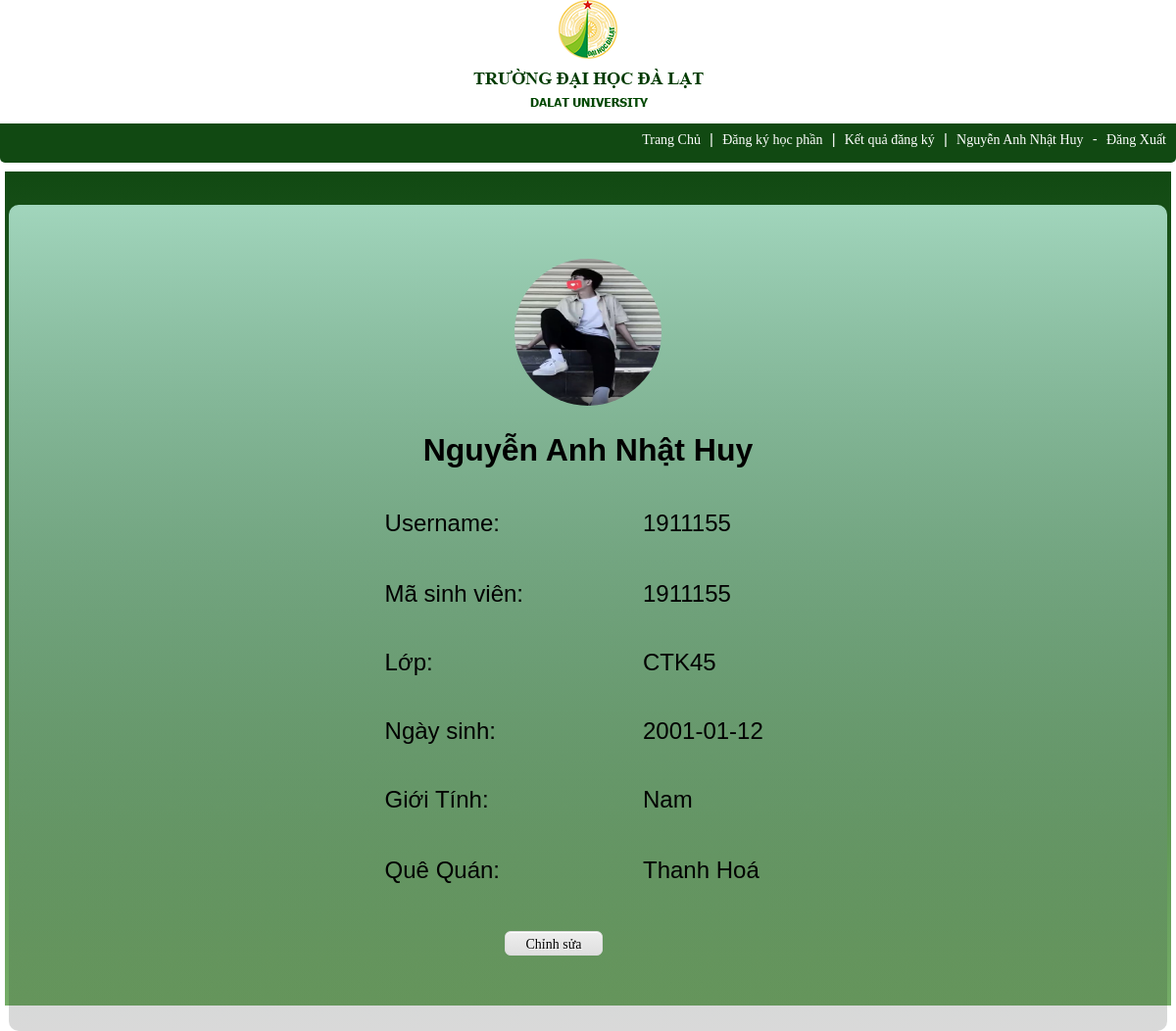
Page /view/profile.php (signed in) on the committed database.
### tables this page shows
CREATE TABLE `sinhvien` (
  `masinhvien` varchar(50) NOT NULL,
  `username` varchar(50) NOT NULL,
  `password` varchar(50) NOT NULL,
  `hoten` varchar(50) NOT NULL,
  `ngaysinh` date NOT NULL,
  `gioitinh` varchar(50) NOT NULL,
  `lop` varchar(50) NOT NULL,
  `quequan` varchar(50) DEFAULT NULL,
  `avatar` varchar(1000) NOT NULL
);

### view/profile.php (the view, shortened to what this page needs)
<!DOCTYPE html>
<html>
<head>
    <link rel="stylesheet" type="text/css" href="../css/util.css">
    <link rel="stylesheet" type="text/css" href="../css/main.css">
</head>
<body>
    <div>
        <div align="center">
            <a href="">
                <img src="../img/logo_DLU.png">
            </a>
        </div>
        <div id="menu">
            <a href="../trangchu.php">Trang Chủ</a>
            |
            <a href="../view/dangky.php">Đăng ký học phần</a>
            |
            <a href="../view/dsdangky.php">Kết quả đăng ký</a>
            |
            <a href="../view/profile.php">
            <?php
              include('../publish/connect.php');
              $username = $_SESSION['username'] ;
              $sql="SELECT * FROM sinhvien WHERE username='$username'";
              $kq=mysqli_query($conn,$sql);
              if (mysqli_num_rows($kq) > 0) {
                while ($row= mysqli_fetch_assoc($kq)) {
                  echo $row['hoten'];
                }
              }
            ?></a>
            -
            <a href="../login.php">Đăng Xuất</a>
            <div class="limiter">
                <div class="container-login101">
                    <div class="wrap-login101">
                        <form class="" action="login.php" method="POST">
                            <span class="">
                                <div align="center"> <span class="">
                                        <a href="">
                                          <?php
                                            include('../publish/connect.php');
                                            $username = $_SESSION['username'] ;
                                            $sql="SELECT * FROM sinhvien WHERE username='$username'";
                                            $kq=mysqli_query($conn,$sql);
                                            if (mysqli_num_rows($kq) > 0) {
                                              while ($row= mysqli_fetch_assoc($kq)) {
                                                echo "<img height='150px' width='150px' style='border-radius: 50%;'' src='".$row['avatar']."'>";
                                              }
                                            }
                                          ?>
                                        </a>
                                    </span></div>
                            </span>
                            <div align="center"
                                style="color: black; font-size: 32px; font-weight: bold; padding: 20px;font-family: arial">
                                <?php
                                  include('../publish/connect.php');
                                  $username = $_SESSION['username'] ;
                                  $sql="SELECT * FROM sinhvien WHERE username='$username'";
                                  $kq=mysqli_query($conn,$sql);
                                  if (mysqli_num_rows($kq) > 0) {
                                    while ($row= mysqli_fetch_assoc($kq)) {
                                      echo $row['hoten'];
                                    }
                                  }
                                ?></div>
                            <div align="center">
                                <table align="center">
                                    <tr>
                                        <td class="a1">Username: </td>
                                        <td class="a2">
                                        <?php
                                    include('../publish/connect.php');
                                    $username = $_SESSION['username'] ;
                                    $sql="SELECT * FROM sinhvien WHERE username='$username'";
                                    $kq=mysqli_query($conn,$sql);
                                    if (mysqli_num_rows($kq) > 0) {
                                      while ($row= mysqli_fetch_assoc($kq)) {
                                            echo $row['username'];
                                      }
                                    }
                                  ?></td>
                                    </tr>
                                    <tr>
                                    <tr>
                                        <td class="a1">
                                            <div>Mã sinh viên: </div>
                                        </td>
                                        <td class="a2">
                                        <?php
                                        include('../publish/connect.php');
                                        $username = $_SESSION['username'] ;
                                        $sql="SELECT * FROM sinhvien WHERE username='$username'";
                                        $kq=mysqli_query($conn,$sql);
                                        if (mysqli_num_rows($kq) > 0) {
                                          while ($row= mysqli_fetch_assoc($kq)) {
                                            echo $row['masinhvien'];
                                          }
                                        }
                                      ?></td>
                                    </tr>
                                    <tr>
                                        <td class="a1">Lớp: </td>
                                        <td class="a2">
                                        <?php
                                          include('../publish/connect.php');
                                          $username = $_SESSION['username'] ;
                                          $sql="SELECT * FROM sinhvien WHERE username='$username'";
                                          $kq=mysqli_query($conn,$sql);
                                          if (mysqli_num_rows($kq) > 0) {
                                            while ($row= mysqli_fetch_assoc($kq)) {
                                              echo $row['lop'];
                                            }
                                          }
                                      ?></td>
                                    </tr>
                                    <tr>
                                        <td class="a1">Ngày sinh: </td>
                                        <td class="a2">
                                        <?php
                                          include('../publish/connect.php');
                                          $username = $_SESSION['username'] ;
                                          $sql="SELECT * FROM sinhvien WHERE username='$username'";
                                          $kq=mysqli_query($conn,$sql);
                                          if (mysqli_num_rows($kq) > 0) {
                                            while ($row= mysqli_fetch_assoc($kq)) {
                                              echo $row['ngaysinh'];
                                            }
                                          }
                                      ?></td>
                                    <tr>
                                        <td class="a1">Giới Tính: </td>
                                        <td class="a2">
                                        <?php
                                          include('../publish/connect.php');
                                          $username = $_SESSION['username'] ;
                                          $sql="SELECT * FROM sinhvien WHERE username='$username'";
                                          $kq=mysqli_query($conn,$sql);
                                          if (mysqli_num_rows($kq) > 0) {
                                            while ($row= mysqli_fetch_assoc($kq)) {
                                              echo $row['gioitinh'];
                                            }
                                          }
                                      ?></td>
                                    </tr>
                                    <tr>
                                        <td class="a1">Quê Quán: </td>
                                        <td class="a2">
                                        <?php
                                          include('../publish/connect.php');
                                          $username = $_SESSION['username'] ;
                                          $sql="SELECT * FROM sinhvien WHERE username='$username'";
                                          $kq=mysqli_query($conn,$sql);
                                          if (mysqli_num_rows($kq) > 0) {
                                            while ($row= mysqli_fetch_assoc($kq)) {
                                              echo $row['quequan'];
                                                }
                                          }
                                      ?></td>
                                    </tr>
                                </table>
                            </div>
                        </form>
                        <div align="center">
                            <table align="center">
                                <tr>
                                    <td colspan="2" class="a2">
                                        <?php
                                          $username = $_SESSION['username'] ;
                                          include_once("../model/sinhvien_list.php");
                                          $sql="SELECT * FROM sinhvien WHERE username='$username'";
                                          $kq=mysqli_query($conn,$sql);
                                            if (mysqli_num_rows($kq) > 0) {
                                          while ($row=mysqli_fetch_array($kq)) {
                                              $masinhvien = $row['masinhvien'];
                                              echo "<button class ='button' type =''><a style='text-decoration:none; color: black;' href='../Controller/update_sinhvien.php?masinhvien=".$masinhvien."'>Chỉnh sửa</a></button>";
                                          }
                                        }
                                      ?>
                                    </td>
                                </tr>
                            </table>
                        </div>
                    </div>
                </div>
            </div>
</body>
</html>

### css/main.css (style rules this page uses)
* { margin: 0px; padding: 0px; box-sizing: border-box; }
body, html { height: 100%; font-family: Poppins-Regular, sans-serif; }
a { font-family: Poppins-Regular; font-size: 14px; line-height: 1.7; color: #666666; margin: 0px; transition: all 0.4s; -webkit-transition: all 0.4s; -o-transition: all 0.4s; -moz-transition: all 0.4s; }
button { outline: none !important; border: none; background: transparent; }
.limiter { width: 100%; margin: 0 auto; }

### view/profile.php (style rules this page uses)
.container-login101 { width: 100%; min-height: 100vh; display: -webkit-box; display: -webkit-flex; display: -moz-box; display: -ms-flexbox; display: flex; flex-wrap: wrap; justify-content: center; align-items: center; padding: 4px; background-repeat: no-repeat; background-position: center; background-size: cover; position: relative; top: 20px; }
.container-login101::before { content: ""; display: block; position: absolute; width: 100%; height: 100%; top: 0; left: 0; background: -webkit-linear-gradient(top, #114912, rgba(63, 141, 45, 0.72)); }
.wrap-login101 { width: 100%; border-radius: 10px; overflow: hidden; padding: 55px 55px 55px 55px; background: #9152f8; background: -webkit-linear-gradient(top, #A1D5BC, rgba(0, 0, 0, .15)); position: relative; top: 30px; }
td { color: black; font-size: 24px; }
.a1 { width: 50%; position: relative; left: -45px; padding: 20px; }
.a2 { width: 50%; position: relative; right: -35px; padding: 20px; }
.button { -moz-box-shadow: inset 0px 1px 0px 0px #ffffff; -webkit-box-shadow: inset 0px 1px 0px 0px #ffffff; box-shadow: inset 0px 1px 0px 0px #ffffff; background: -webkit-gradient(linear, left top, left bottom, color-stop(0.05, #ededed), color-stop(1, #dfdfdf)); background: -moz-linear-gradient(center top, #ededed 5%, #dfdfdf 100%); filter: progid:DXImageTransform.Microsoft.gradient(startColorstr='#ededed', endColorstr='#dfdfdf'); background-color: #ededed; -webkit-border-top-left-radius: 6px; -moz-border-radius-topleft: 6px; border-top-left-radius: 6px; -webkit-border-top-right-radius: 6px; -moz-border-radius-topright: 6px; border-top-right-radius: 6px; -webkit-border-bottom-right-radius: 6px; -moz-border-radius-bottomright: 6px; border-bottom-right-radius: 6px; -webkit-border-bottom-left-radius: 6px; -moz-border-radius-bottomleft: 6px; border-bottom-left-radius: 6px; text-indent: 0; border: 1px solid #dcdcdc; display: inline-block; color: #777777; font-family: Times New Roman; font-size: 15px; font-weight: normal; font-style: normal; height: 25px; line-height: 25px; width: 100px; text-decoration: none; text-align: center; text-shadow: 1px 1px 0px #ffffff; color: black; }
#menu { font-size: 15px; color: white; padding: 5px 5px 0 5px; background-color: #114912; height: 40px; top: 89px; right: 0px; text-align: right; border-bottom-left-radius: 5px; border-bottom-right-radius: 5px; }
#menu a { color: white; padding: 5px; text-decoration: none; text-align: center; right: 5px; }

### rows in the picture
sinhvien: hoten "Nguyễn Anh Nhật Huy", avatar (picture), username "1911155", masinhvien "1911155", lop "CTK45", ngaysinh "2001-01-12", gioitinh "Nam", quequan "Thanh Hoá"
